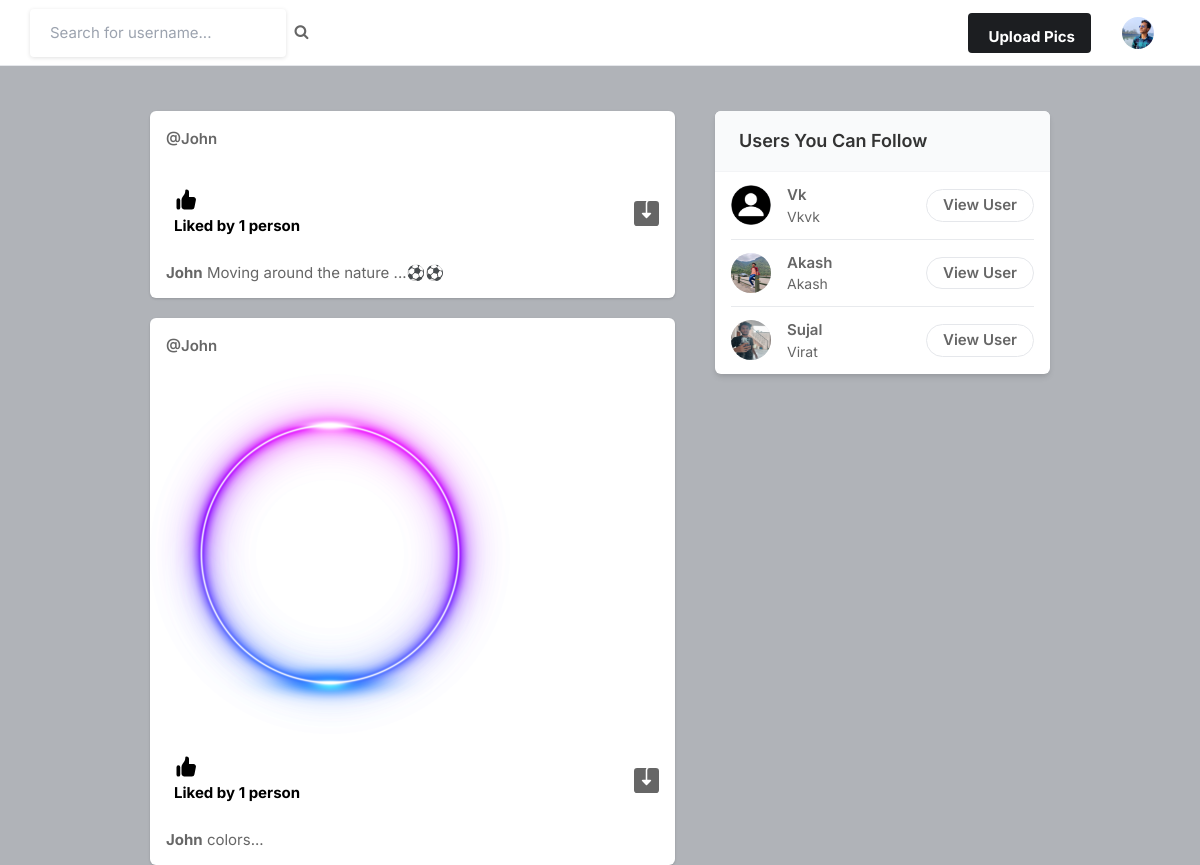
Page / (signed in) on the committed database.
### core/models.py (models this page shows, shortened)
class Profile(models.Model):
    user = models.ForeignKey(User, on_delete = models.CASCADE)
    id_user = models.IntegerField()
    bio = models.TextField(blank=True)
    profileimg = models.ImageField(upload_to='profile_images',default='black-profile-picture.png')
    location = models.CharField(max_length=100,blank = True)

class Post(models.Model):
    id = models.UUIDField(primary_key=True, default=uuid.uuid4) #ID of a particular post
    user = models.CharField(max_length=100)
    image = models.ImageField(upload_to='post_images')
    caption = models.TextField()
    created_at = models.DateTimeField(default=datetime.now)
    no_of_likes = models.IntegerField(default=0)

### core/views.py (the view)
# urls.py: path('', views.index,name='index'),
@login_required(login_url='signin')
def index(request):
    user_object = User.objects.get(username = request.user.username)
    user_profile = Profile.objects.get(user = user_object)
    user_following_list = []
    feed = []
    user_follwing = FollowersCount.objects.filter(follower = request.user.username)
    for users in user_follwing:
        user_following_list.append(users.user)
    for usernames in user_following_list:
        feed_lists = Post.objects.filter(user = usernames)
        feed.append(feed_lists)
    feed_list = list(chain(*feed))
    all_users = User.objects.all()
    user_following_all = []
    for user in user_follwing:
        user_list = User.objects.get(username = user.user)
        user_following_all.append(user_list)
    new_suggestion_list = [x for x in list(all_users) if (x not in list(user_following_all))]
    current_user = User.objects.filter(username = request.user.username)
    final_suggestion_list = [x for x in list(new_suggestion_list) if (x not in list(current_user))]
    random.shuffle(final_suggestion_list)
    username_profile = []
    username_profile_list = []
    for users in final_suggestion_list:
        username_profile.append(users.id)
    for ids in username_profile:
        profile_lists = Profile.objects.filter(id_user=ids)
        username_profile_list.append(profile_lists)
    suggestions_username_profile_list = list(chain(*username_profile_list))
    return render(request, 'index.html', {'user_profile' : user_profile, 'posts':feed_list,'suggestions_username_profile_list':suggestions_username_profile_list[:4]})

### templates/index.html (shortened to what this page needs)
{% load static %}
<!DOCTYPE html>
<html lang="en">
<head>
    <link rel="stylesheet" href="{% static 'assets/css/icons.css' %}">
    <link rel="stylesheet" href="{% static 'assets/css/uikit.css' %}">
    <link rel="stylesheet" href="{% static 'assets/css/style.css' %}">
    <link rel="stylesheet" href="{% static 'assets/css/tailwind.css' %}">
    <link rel="stylesheet" href="https://cdnjs.cloudflare.com/ajax/libs/font-awesome/4.7.0/css/font-awesome.min.css">
</head>
<body>
    <header>
        <div class="header_inner">
            <form action="/search" method="POST">
                <div class="left-side">
                        <input type="text" name="username" placeholder="Search for username...">&nbsp;&nbsp;
                        <button type = "submit"><i class="fa fa-search fa-1x"></i></button>
                </div>
            </form>
            <div class="right-side lg:pr-4">
                <a href="#"
                    class="bg-pink-500 flex font-bold hidden hover:bg-pink-600 hover:text-white inline-block items-center lg:block max-h-10 mr-4 px-4 py-2 rounded shado text-white">
                              Upload Pics
                </a>
                <a href="#">
                    <img src="{{user_profile.profileimg.url}}" class="header-avatar" alt="">
                </a>
            </div>
        </div>
    </header>
    <div class="container m-auto">
        <div class="lg:flex justify-center lg:space-x-10 lg:space-y-0 space-y-5">
            <div class="space-y-5 flex-shrink-0 lg:w-7/12">
                {% for post in posts reversed %}
                <div class="bg-white shadow rounded-md  -mx-2 lg:mx-0">
                    <div class="flex justify-between items-center px-4 py-3">
                        <div class="flex flex-1 items-center space-x-4">
                            <span class="block capitalize font-semibold "><a
                                    href="/profile/{{post.user}}">@{{post.user}}</a> </span>
                        </div>
                        <div>
                            <a href="#"> <i
                                    class="icon-feather-more-horizontal text-2xl hover:bg-gray-200 rounded-full p-2 transition -mr-1 "></i>
                            </a>
                        </div>
                    </div>
                    <div uk-lightbox>
                        <a href="{{post.image.url}}">
                            <img src="{{post.image.url}}" alt="">
                        </a>
                    </div>
                    <div class="py-3 px-4 space-y-3">
                        <div class="flex space-x-4 lg:font-bold">
                            <a href="/like-post?post_id={{post.id}}" class="flex items-center space-x-2">
                                <div class="p-2 rounded-full text-black">
                                    {% if post.no_of_likes == 0 %}
                                    <p>No likes</p>
                                    {% elif post.no_of_likes == 1 %}
                                    <p> Liked by {{post.no_of_likes}} person</p>
                                    {% else %}
                                    <p> Liked by {{post.no_of_likes}} people</p>
                                    {% endif %}
                                </div>
                            </a>
                            <a href="{{post.image.url}}" download
                                class="flex items-center space-x-2 flex-1 justify-end">
                            </a>
                        </div>
                        <p>
                            <a href="/profile/{{post.user}}"> <strong>{{post.user}}</strong> </a> {{post.caption}}
                        </p>
                     </div>
                </div>
                {% endfor %}
            </div>
            <div class="lg:w-5/12">
                <div class="bg-white  shadow-md rounded-md overflow-hidden">
                    <div class="bg-gray-50  border-b border-gray-100 flex items-baseline justify-between py-4 px-6 ">
                        <h2 class="font-semibold text-lg">Users You Can Follow</h2>
                    </div>
                    <div class="divide-gray-300 divide-gray-50 divide-opacity-50 divide-y px-4 ">
                        {% for suggestion in suggestions_username_profile_list %}
                        <div class="flex items-center justify-between py-3">
                            <div class="flex flex-1 items-center space-x-4">
                                <a href="/profile/{{suggestion.user}}">
                                    <img src="{{suggestion.profileimg.url}}"
                                        class="bg-gray-200 rounded-full w-10 h-10">
                                </a>
                                <div class="flex flex-col">
                                    <span class="block capitalize font-semibold"> {{suggestion.user}} </span>
                                    <span class="block capitalize text-sm"> {{suggestion.bio}} </span>
                                </div>
                            </div>
                            <a href="/profile/{{suggestion.user}}"
                                class="border border-gray-200 font-semibold px-4 py-1 rounded-full hover:bg-pink-600 hover:text-white hover:border-pink-600 ">
                                View User </a>
                        </div>
                        {% endfor %}
                    </div>
                </div>
            </div>
        </div>
    </div>
</body>
</html>

### static/assets/css/style.css (style rules this page uses)
body { background-color: #B0B3B8!important; }
button { vertical-align: middle; }
input { height: 48px; line-height: 48px; padding: 0 20px; outline: none; font-size: 15px; color: #808080; max-width: 100%; width: 100%; -webkit-box-sizing: border-box; box-sizing: border-box; display: block; font-weight: 400; opacity: 1; border-radius: 4px; border: none; -webkit-box-shadow: 0 1px 4px 0px rgba(0, 0, 0, 0.12); box-shadow: 0 1px 4px 0px rgba(0, 0, 0, 0.12); }
input[type="text"], input[type="password"], input[type="email"], input[type="number"] { height: 48px; line-height: 48px; padding: 0 20px; outline: none; font-size: 15px; color: #808080; max-width: 100%; width: 100%; -webkit-box-sizing: border-box; box-sizing: border-box; display: block; font-weight: 400; opacity: 1; border-radius: 4px; border: none; -webkit-box-shadow: 0 1px 4px 0px rgba(0, 0, 0, 0.12); box-shadow: 0 1px 4px 0px rgba(0, 0, 0, 0.12); }
input { -webkit-transition: all 0.1s ease-in-out; transition: all 0.1s ease-in-out; }
::placeholder { color: #808080; opacity: 1; }
button { border: none; margin: 0; padding: 0; width: auto; overflow: visible; background: transparent; color: inherit; font: inherit; line-height: normal; cursor: pointer; }
a { color: #be185d; -webkit-transition: 0.3s; transition: 0.3s; outline: none !important; }
button { outline: none !important; }
img { max-width: 100%; }
body { color: #666; font-size: 15px; line-height: 27px; background-color: #f0f2f5; font-family: "Inter", sans-serif; text-transform: none; }
body p { font-size: 15px; line-height: 27px; }
h1, h2, h3, h4, h5, h6 { font-family: "Inter", sans-serif; text-transform: none; }
input[type="text"], input[type="password"], input[type="email"] { font-family: "Inter", sans-serif; text-transform: none; }
button, body .pac-container { font-family: "Inter", sans-serif; text-transform: none; }
h1, h2, h3, h4, h5, h6 { color: #333; font-weight: 500; margin: 0; padding: 0; }
h2 { font-size: 26px; }
b, strong { font-weight: 700 !important; }
@media (min-width: 1024px) { .container { max-width: 900px !important; padding-top: 45px; } }
header { background-color: #fff; left: 0; right: 0; top: 0; z-index: 99; height: 66px; display: -webkit-box; display: -ms-flexbox; display: flex; -webkit-box-align: center; -ms-flex-align: center; align-items: center; border-bottom: 1px solid #e5e7eb; }
header .header_inner { display: -webkit-box; display: -ms-flexbox; display: flex; -webkit-box-align: center; -ms-flex-align: center; align-items: center; max-width: 1090px; margin: auto; width: 100%; max-width: 100% !important; padding: 0 30px; }
header .header_inner .left-side { display: -webkit-box; display: -ms-flexbox; display: flex; -webkit-box-align: center; -ms-flex-align: center; align-items: center; }
header .header_inner .right-side { display: -webkit-box; display: -ms-flexbox; display: flex; -webkit-box-align: center; -ms-flex-align: center; align-items: center; -webkit-box-pack: end; -ms-flex-pack: end; justify-content: flex-end; margin-left: auto; }
header .header_inner .right-side .header-avatar { width: 32px; height: 32px; border-radius: 100%; margin-left: 15px; }

### rows in the picture
Profile: profileimg (picture)
Post: user "John", no_of_likes "1", caption "Moving around the nature ...⚽⚽"
Post: user "John", image (picture), no_of_likes "1", caption "colors..."
Profile: profileimg (picture), user "Vk", bio "Vkvk"
Profile: profileimg (picture), user "Akash", bio "Akash"
Profile: profileimg (picture), user "Sujal", bio "Virat"
